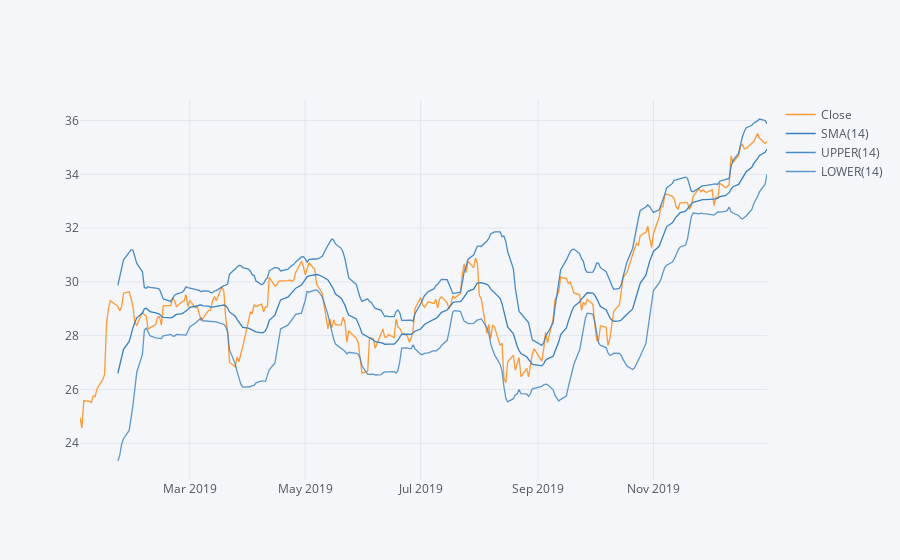

The cell this chart's notebook holds for it:
### Code cell
# Create a Bollinger Band average Band plot for Bank of America for the year 2019
BAC['Close'].loc['2019-01-01':'2020-01-01'].ta_plot(study='boll')

### Figure 1 — Plotly figure (JSON) as saved in the notebook; plotly's stock layout.template omitted (floating-point values rounded to 4 significant figures; data arrays with more than 128 entries replaced by an {"elided": "..."} marker saying what was removed)
{"data": [{"line": {"color": "rgba(255, 153, 51, 1.0)", "dash": "solid", "shape": "linear", "width": 1.3}, "mode": "lines", "name": "Close", "text": "", "type": "scatter", "x": {"elided": "252 str values"}, "y": {"elided": "252 float values"}}, {"line": {"color": "rgba(55, 128, 191, 1.0)", "dash": "solid", "shape": "linear", "width": 1.3}, "mode": "lines", "name": "SMA(14)", "text": "", "type": "scatter", "x": {"elided": "252 str values"}, "y": {"elided": "252 mixed values"}}, {"line": {"color": "rgba(55, 128, 191, 0.8999999999999999)", "dash": "solid", "shape": "linear", "width": 1.3}, "mode": "lines", "name": "UPPER(14)", "text": "", "type": "scatter", "x": {"elided": "252 str values"}, "y": {"elided": "252 mixed values"}}, {"line": {"color": "rgba(55, 128, 191, 0.7999999999999998)", "dash": "solid", "shape": "linear", "width": 1.3}, "mode": "lines", "name": "LOWER(14)", "text": "", "type": "scatter", "x": {"elided": "252 str values"}, "y": {"elided": "252 mixed values"}}], "layout": {"legend": {"bgcolor": "#F5F6F9", "font": {"color": "#4D5663"}}, "paper_bgcolor": "#F5F6F9", "plot_bgcolor": "#F5F6F9", "title": {"font": {"color": "#4D5663"}}, "xaxis": {"gridcolor": "#E1E5ED", "showgrid": true, "tickfont": {"color": "#4D5663"}, "title": {"font": {"color": "#4D5663"}, "text": ""}, "zerolinecolor": "#E1E5ED"}, "yaxis": {"gridcolor": "#E1E5ED", "showgrid": true, "tickfont": {"color": "#4D5663"}, "title": {"font": {"color": "#4D5663"}, "text": ""}, "zerolinecolor": "#E1E5ED"}}}
